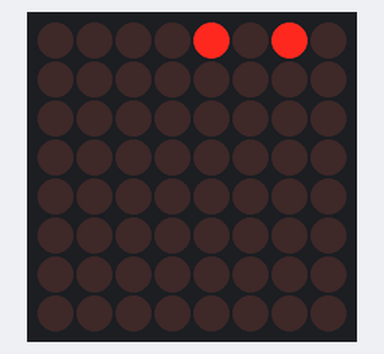
Recording of a sketch running on a simulated Arduino Uno, built with avr-gcc and run on an emulated ATmega328P. On the bench: 8×8 LED matrix.

Above: at 0.1 s.
At 1.1 s:
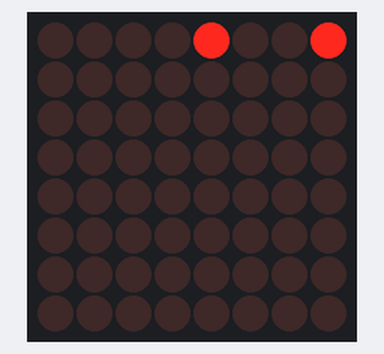
At 2.1 s:
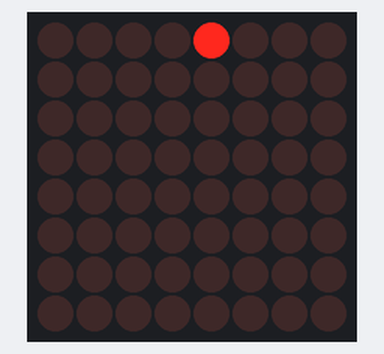
At 4.1 s:
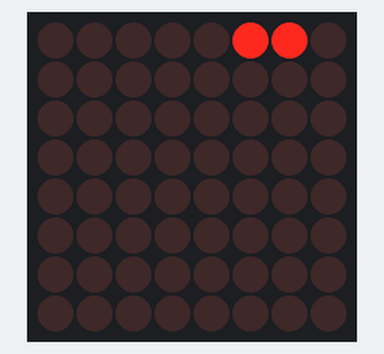
At 6.1 s:
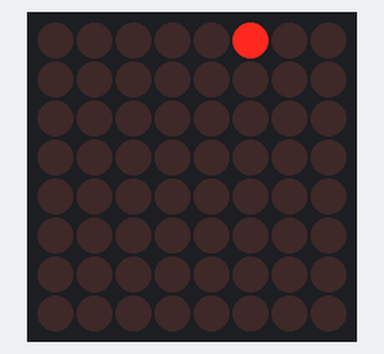
At 9.1 s:
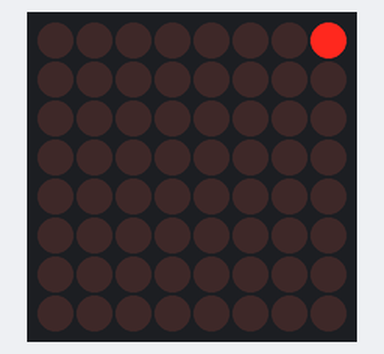

The sketch:

ledbinary.ino
```cpp
#include <LedControl.h>

/*
  Now we need a LedControl to work with.
  pin 12 is connected to the DataIn
  pin 11 is connected to LOAD(CS)
  pin 10 is connected to the CLK
*/
LedControl lc = LedControl(12, 10, 11, 1);

/* we always wait a bit between updates of the display */
unsigned long delaytime1 = 1000;
unsigned long delaytime2 = 50;

void setup() {
  // put your setup code here, to run once:
  /*
    The MAX72XX is in power-saving mode on startup,
    we have to do a wakeup call
  */
  lc.shutdown(0, false);
  /* Set the brightness to a medium values */
  lc.setIntensity(0, 8);
  /* and clear the display */
  lc.clearDisplay(0);
  Serial.begin(9600); //debugging
}

int const matrixHeight = 5; //number of rows in of LED matrix
int const matrixWidth = 6; //max width is 8, best dimensions are 5*5 or 5*6
byte const widthMask = (1 << matrixWidth) - 1;

byte matrix[matrixHeight];

unsigned long const maxCount = pow(2, (matrixHeight * matrixWidth));

void numToBits(unsigned long value, byte arr[]) {
  //could use some error checking
  int row = 0;
  for (value; value > 0; value >>= matrixWidth) {
    arr[row] = byte(value) & widthMask;
    row++;//array row
  }
}

void resetMatrix(int size, byte arr[]) {
  for (int row = 0; row < size; row++) {
    arr[row] = 0;
  }
}

void fillMatrix(int size, byte arr[]) {
  for (int row = 0; row < size; row++) {
    arr[row] = widthMask;
  }
}

void err(int size, byte arr[]) {
  resetMatrix(size, arr);
  displayBits(size, arr);
  fillMatrix(size, arr);
  displayBits(size, arr);
}

void displayBits(int size, byte arr[]) {
  for (int row = 0; row < size; row++) {
    lc.setRow(0, row, arr[row]);
  }
  delay(delaytime1);
}

void countUp(unsigned long start) {
  for (unsigned long count = start; count <= maxCount; count++) {
    numToBits(count, matrix);
    displayBits(matrixHeight, matrix);
  }
}

void countDown(unsigned long start) {
  if (start > maxCount) {
    err(matrixHeight, matrix); //blink if number is too big
  }
  else {
    for (unsigned long count = start; count > 0; count--) {
      numToBits(count, matrix);
      displayBits(matrixHeight, matrix);
    }
  }
}

void loop() {
  resetMatrix(matrixHeight, matrix);
  countDown(10);
}
```

Measured:
- by itself, everything shown: repeats every 10.0 s, in 10 steps
- what the display in image 1 shows lasts 1.0 s, from 1.0 s to 2.0 s
